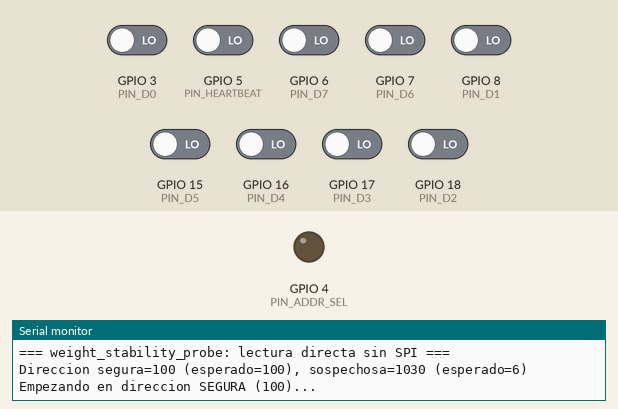
The sketch below on a simulated ESP32-S3. Parts: output pins drawn as LEDs (lit = HIGH), the last lines printed to the serial monitor. Inputs (shaded band) come from the test bench; at power-on: GPIO 3 (PIN_D0), GPIO 5 (PIN_HEARTBEAT), GPIO 6 (PIN_D7), GPIO 7 (PIN_D6), GPIO 8 (PIN_D1), GPIO 15 (PIN_D5), GPIO 16 (PIN_D4), GPIO 17 (PIN_D3), GPIO 18 (PIN_D2) LOW.

Above: at 2.2 s.
2.3 s: GPIO 3 (PIN_D0) driven HIGH
At 11.6 s:
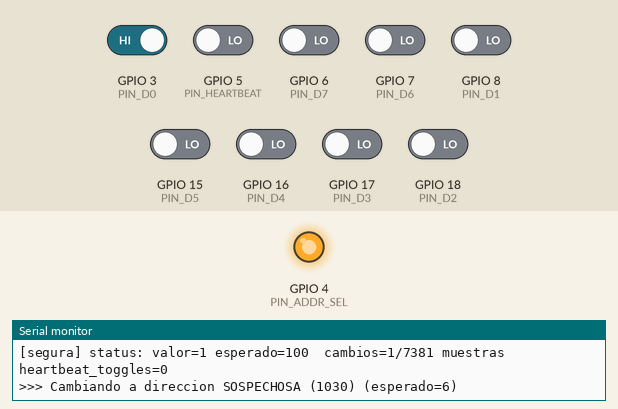
Timing chart, 0 to 32.5 s (numbered marks = the images above; inputs shaded):
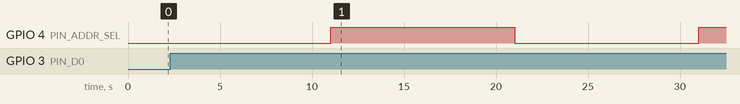

The sketch:

weight_stability_probe.ino
```cpp
// weight_stability_probe.ino -- lee DIRECTO, sin SPI de por medio, el
// resultado de debug_weight_par_direct.v: 8 pines de dato (weight_dbg en
// vivo, siempre la misma direccion), 1 heartbeat (prueba de que el reloj
// interno de la FPGA sigue vivo), 1 selector de direccion (LOW=segura=100,
// HIGH=sospechosa=1030, la que se agrupaba la corrupcion en todas las
// pruebas por SPI).
//
// Si el valor de 8 bits CAMBIA sin que nadie haya vuelto a escribir nada
// (la FPGA carga el patron una unica vez al arrancar, ver el .v), confirma
// que el problema es de memoria/hardware, aislado de SPI/CDC/FSM/mux (todo
// lo que se probo sin exito hasta ahora). Si se mantiene perfectamente
// estable en las dos direcciones, el problema esta en otro lado.
//
// IMPORTANTE: este sketch asume que la FPGA tiene cargado
// 'debug_weight_par_direct', NO top_mlp_par. Conexionado (ver top.cst):
//   ESP32 GPIO3  -- FPGA pin 73 (data_out[0])
//   ESP32 GPIO8  -- FPGA pin 74 (data_out[1])
//   ESP32 GPIO18 -- FPGA pin 75 (data_out[2])
//   ESP32 GPIO17 -- FPGA pin 85 (data_out[3])
//   ESP32 GPIO16 -- FPGA pin 77 (data_out[4])
//   ESP32 GPIO15 -- FPGA pin 27 (data_out[5])
//   ESP32 GPIO7  -- FPGA pin 28 (data_out[6])
//   ESP32 GPIO6  -- FPGA pin 25 (data_out[7])
//   ESP32 GPIO5  -- FPGA pin 26 (heartbeat)
//   ESP32 GPIO4  -- FPGA pin 29 (addr_sel, lo maneja el ESP32)

#define PIN_D0 3
#define PIN_D1 8
#define PIN_D2 18
#define PIN_D3 17
#define PIN_D4 16
#define PIN_D5 15
#define PIN_D6 7
#define PIN_D7 6
#define PIN_HEARTBEAT 5
#define PIN_ADDR_SEL  4

uint8_t read_data() {
  uint8_t v = 0;
  v |= digitalRead(PIN_D0) << 0;
  v |= digitalRead(PIN_D1) << 1;
  v |= digitalRead(PIN_D2) << 2;
  v |= digitalRead(PIN_D3) << 3;
  v |= digitalRead(PIN_D4) << 4;
  v |= digitalRead(PIN_D5) << 5;
  v |= digitalRead(PIN_D6) << 6;
  v |= digitalRead(PIN_D7) << 7;
  return v;
}

int8_t expected_for(bool risky) {
  return risky ? (int8_t)(1030 % 256) : (int8_t)100;
}

bool risky = false;
uint8_t last_value = 0;
uint32_t change_count = 0;
uint32_t sample_count = 0;
uint32_t last_status_ms = 0;
uint32_t last_switch_ms = 0;
bool last_hb = false;
uint32_t hb_toggles = 0;

void setup() {
  Serial.begin(115200);
  delay(1000);
  pinMode(PIN_D0, INPUT);
  pinMode(PIN_D1, INPUT);
  pinMode(PIN_D2, INPUT);
  pinMode(PIN_D3, INPUT);
  pinMode(PIN_D4, INPUT);
  pinMode(PIN_D5, INPUT);
  pinMode(PIN_D6, INPUT);
  pinMode(PIN_D7, INPUT);
  pinMode(PIN_HEARTBEAT, INPUT);
  pinMode(PIN_ADDR_SEL, OUTPUT);
  digitalWrite(PIN_ADDR_SEL, LOW); // arranca en direccion segura (100)

  Serial.println("=== weight_stability_probe: lectura directa sin SPI ===");
  Serial.printf("Direccion segura=100 (esperado=%d), sospechosa=1030 (esperado=%d)\n",
                expected_for(false), expected_for(true));
  Serial.println("Empezando en direccion SEGURA (100)...\n");

  last_hb = digitalRead(PIN_HEARTBEAT);
  delay(5); // tiempo de sobra para que la FPGA cargue el patron (3392 ciclos, <1ms)
  last_value = read_data();
  last_switch_ms = millis();
}

void loop() {
  uint8_t v = read_data();
  sample_count++;

  bool hb = digitalRead(PIN_HEARTBEAT);
  if (hb != last_hb) { hb_toggles++; last_hb = hb; }

  if (v != last_value) {
    change_count++;
    Serial.printf("[%s] CAMBIO: %d -> %d  (esperado=%d)  [cambio #%lu, muestra #%lu]\n",
                  risky ? "sospechosa" : "segura",
                  (int8_t)last_value, (int8_t)v, expected_for(risky),
                  (unsigned long)change_count, (unsigned long)sample_count);
    last_value = v;
  }

  uint32_t now = millis();
  if (now - last_status_ms >= 3000) {
    last_status_ms = now;
    Serial.printf("[%s] status: valor=%d esperado=%d  cambios=%lu/%lu muestras  heartbeat_toggles=%lu\n",
                  risky ? "sospechosa" : "segura",
                  (int8_t)v, expected_for(risky),
                  (unsigned long)change_count, (unsigned long)sample_count,
                  (unsigned long)hb_toggles);
  }

  if (now - last_switch_ms >= 10000) {
    last_switch_ms = now;
    risky = !risky;
    digitalWrite(PIN_ADDR_SEL, risky ? HIGH : LOW);
    change_count = 0;
    sample_count = 0;
    delay(5);
    last_value = read_data();
    Serial.printf("\n>>> Cambiando a direccion %s (esperado=%d)\n\n",
                  risky ? "SOSPECHOSA (1030)" : "SEGURA (100)", expected_for(risky));
  }
}
```
